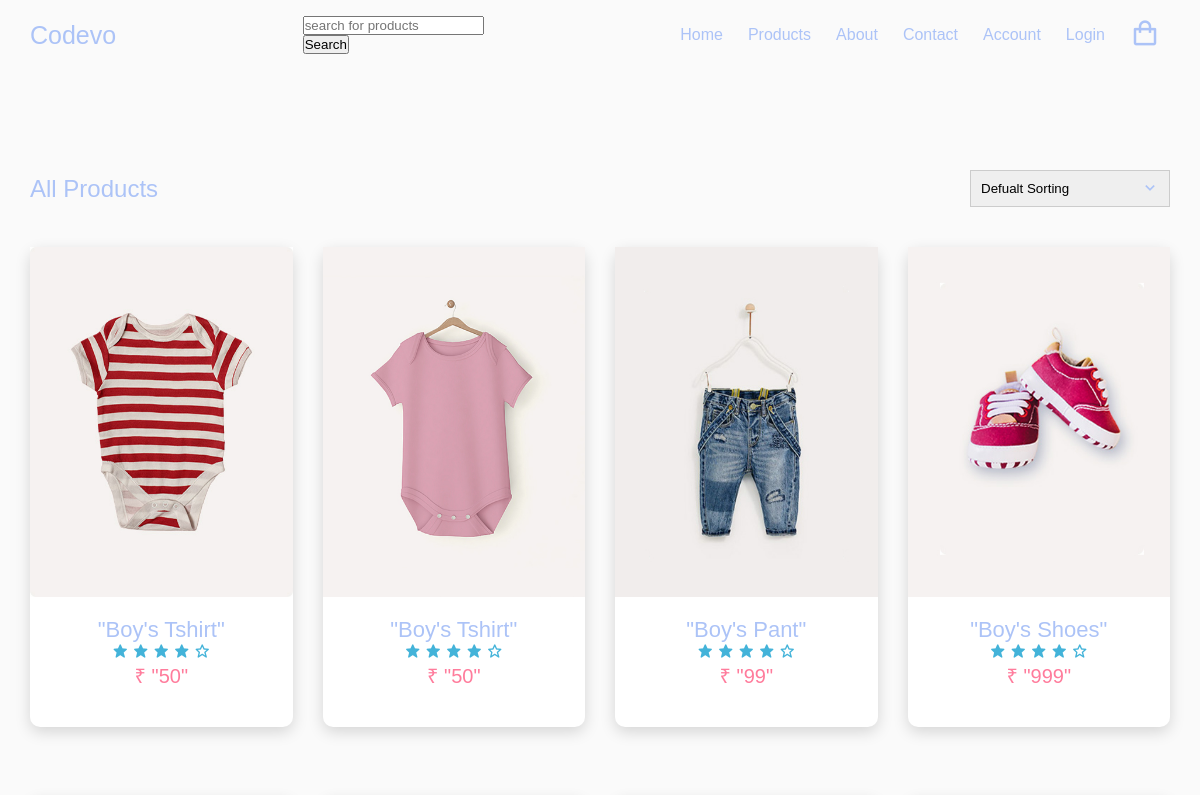
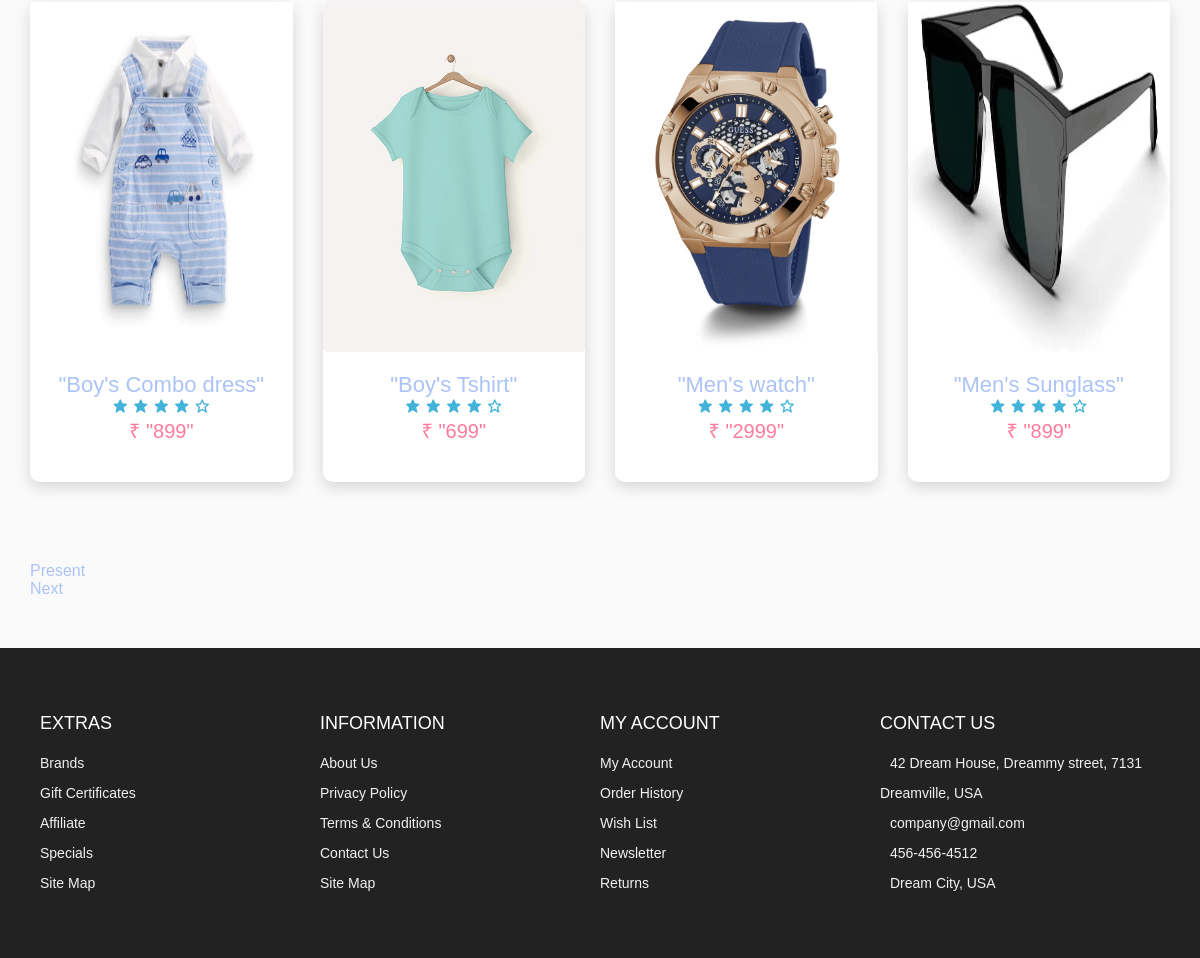
The app's page /product/ with its own data (2 pictures, top to bottom).
### shop/models.py (models this page shows, shortened)
class products(models.Model):
    product_name = models.CharField(max_length=500)
    price = models.IntegerField()
    category = models.CharField(max_length=100)
    product_details = models.TextField()
    image = models.ImageField(upload_to='products')

### shop/views.py (the view)
# urls.py: path("product/", views.allProducts,name="product"),
def allProducts(request):
   all_products = products.objects.all()
   Item_name = request.GET.get('item_name')
   if Item_name and Item_name.strip():
        all_products = all_products.filter(product_name__icontains=Item_name.strip())
   paginator = Paginator(all_products,8)
   page = request.GET.get('page')
   products_all = paginator.get_page(page)
   context = {
              'all_products_objects' : all_products,
              'all_products_objects' : products_all
              }
   return render(request,'product.html',context)

### shop/templates/product.html (shortened to what this page needs)
{% load static %}
<!DOCTYPE html>
<html lang="en">
<head>
    <link rel="stylesheet" href="https://cdn.jsdelivr.net/npm/boxicons@latest/css/boxicons.min.css" />
    <link rel="stylesheet" href={% static "css/styles.css" %} />
</head>
<body>
    <nav class="nav">
        <div class="navigation container">
            <div class="logo">
                <h1>Codevo</h1>
            </div>
          <div class="row">
            <div class="col-md-12">
               <form class="card card-sm" action="{% url 'product' %}">
                    <div id= "search-container">
                        <div>
                           <input type="search" name="product_name" placeholder="search for products">
                        </div>
                        <div>
                           <button id= "search-btn" type="submit">Search</button>
                        </div>
                    </div>
                </form>
            </div>
          </div>
            <div class="menu">
                <ul class="nav-list">
                    <li class="nav-item">
                        <a href="{% url 'home' %}"  class="nav-link">Home</a>
                    </li>
                    <li class="nav-item">
                        <a href="{% url 'product' %}"  class="nav-link">Products</a>
                    </li>
                    <li class="nav-item">
                        <a href="#about" class="nav-link">About</a>
                    </li>
                    <li class="nav-item">
                        <a href="{% url 'contact' %}" class="nav-link">Contact</a>
                    </li>
                    {% if user.is_authenticated %}
                      {% csrf_token %}
                       <li class="nav-item">
                          <a href="{% url 'account' %}" class="nav-link">Account</a>
                        </li>
                    {% else %}
                        <li class="nav-item"><a href="{% url 'login' %}" class="nav-link">Account</a></li>
                    {% endif %}
                    {% if user.is_authenticated %}
                    <li class="nav-item">
                    <form id="logout-form" action="{% url 'logout' %}" method="post" style="display: none;">
                    {% csrf_token %}
                    <button type="submit">Logout</button>
                    </form>
                    <a href="#" class="nav-link" onclick="document.getElementById('logout-form').submit();">Logout</a>
                    </li>
                    {% else %}
                    <li class="nav-item"><a href="{% url 'login' %}" class="nav-link">Login</a></li>
                    {% endif %}
                    <li class="nav-item">
                        <a href="{% url 'cart' %}" class="nav-link icon"><i class="bx bx-shopping-bag"></i></a>
                    </li>
                </ul>
            </div>
        </div>
    </nav>
    <section class="section all-products" id="products">
        <div class="top container">
            <h1>All Products</h1>
            <form>
                <select>
                    <option value="1">Defualt Sorting</option>
                </select>
                <span><i class='bx bx-chevron-down'></i></span>
            </form>
        </div>
        <div class="product-center container">
            {%for products in all_products_objects %}
            <div class="product">
                <div class="product-header">
                    <img src="{{products.image.url}}" alt="">
                </div>
                <div class="product-footer">
                    <a href="{% url 'detail_product' products.id %}">
                        <h3>"{{products.product_name}}"</h3>
                    </a>
                    <div class="rating">
                        <i class="bx bxs-star"></i>
                        <i class="bx bxs-star"></i>
                        <i class="bx bxs-star"></i>
                        <i class="bx bxs-star"></i>
                        <i class="bx bx-star"></i>
                    </div>
                    <h4 class="price">&#8377 "{{products.price}}"</h4>
                </div>
            </div>
            {% endfor %}
        </div>
    </section>
    <section class="pagination">
        <div class=" container">
            <li class="page_item">
                <a class="page-link" href="?page={{ all_products_objects.number }}">Present</a>
            </li>
            {% if all_products_objects.has_next %}
            <li class="page_item">
              <a class="page-link" href="?page={{ all_products_objects.next_page_number }}">Next</a>
            </li>
            {% endif %}
        </div>
    </section>
    <footer id="footer" class="section footer">
        <div class="container">
            <div class="footer-container">
                <div class="footer-center">
                    <h3>EXTRAS</h3>
                    <a href="#">Brands</a>
                    <a href="#">Gift Certificates</a>
                    <a href="#">Affiliate</a>
                    <a href="#">Specials</a>
                    <a href="#">Site Map</a>
                </div>
                <div class="footer-center">
                    <h3>INFORMATION</h3>
                    <a href="#">About Us</a>
                    <a href="#">Privacy Policy</a>
                    <a href="#">Terms & Conditions</a>
                    <a href="#">Contact Us</a>
                    <a href="#">Site Map</a>
                </div>
                <div class="footer-center">
                    <h3>MY ACCOUNT</h3>
                    <a href="#">My Account</a>
                    <a href="#">Order History</a>
                    <a href="#">Wish List</a>
                    <a href="#">Newsletter</a>
                    <a href="#">Returns</a>
                </div>
                <div class="footer-center">
                    <h3>CONTACT US</h3>
                    <div>
                        42 Dream House, Dreammy street, 7131 Dreamville, USA
                    </div>
                    <div>
                        company@gmail.com
                    </div>
                    <div>
                        456-456-4512
                    </div>
                    <div>
                        Dream City, USA
                    </div>
                </div>
            </div>
        </div>
    </footer>
</body>
</html>

### shop/static/css/styles.css (style rules this page uses)
:root { --white: #fff; --black: #222; --pink: #f60091; --grey: #444; --grey2: #959595; --grey-alt: #d1e2e9; --yellow: #ffd800; --green: #59b210; }
*, *::before, *::after { margin: 0; padding: 0; box-sizing: inherit; }
html { scroll-behavior: smooth; box-sizing: border-box; font-size: 62.5%; }
body { font-family: "Poppins", sans-serif; font-size: 1.6rem; font-weight: 400; background-color: #fafafa; color: #acc3f7; position: relative; z-index: 1; }
h1, h2, h3, h4 { font-weight: 500; }
a { color: inherit; text-decoration: none; }
img { max-width: 100%; }
li { list-style: none; }
.container { max-width: 120rem; margin: 0 auto; }
@media only screen and (max-width: 1200px) { .container { padding: 0 3rem; } }
.nav { padding: 1.6rem 0; }
.navigation { display: flex; align-items: center; justify-content: space-between; }
.logo h1 { font-size: 2.5rem; }
.nav-list { display: flex; align-items: center; }
.nav-item:not(:last-child) { margin-right: 0.5rem; }
.nav-link:link, .nav-link:visited { padding: 0.8rem 1rem; transition: all 300ms ease-in-out; }
.nav-link.icon { font-size: 3rem; }
.section { padding: 10rem 0 5rem 0; }
.product-center { display: grid; grid-template-columns: repeat(auto-fit, minmax(25rem, 1fr)); gap: 7rem 3rem; }
.product { height: 48rem; background-color: #fff; box-shadow: 0 0.5rem 1.5rem rgba(0, 0, 0, 0.15); border-radius: 1rem; text-align: center; transition: all 300ms ease-in-out; }
.product-header { position: relative; height: 35rem; background-color: #f6f2f1; transition: all 300ms ease-in-out; z-index: 0; }
.product-header img { height: 100%; }
.product-footer { padding: 2rem 1.6rem 1.6rem 1.6rem; }
.product-footer h3 { font-size: 2.2rem; }
.rating { color: #43b3d9; }
.product-footer .price { color: #ff7c9c; font-size: 2rem; }
.footer { background-color: var(--black); padding: 6rem 1rem; line-height: 3rem; }
.footer-container { display: grid; grid-template-columns: repeat(4, 1fr); color: var(--white); }
.footer-center a:link, .footer-center a:visited { display: block; color: #f1f1f1; font-size: 1.4rem; transition: 0.6s; }
.footer-center div { color: #f1f1f1; font-size: 1.4rem; }
.footer-center h3 { font-size: 1.8rem; font-weight: 400; margin-bottom: 1rem; }
.section .top { display: flex; align-items: center; justify-content: space-between; margin-bottom: 4rem; }
.all-products .top select { font-family: "Poppins", sans-serif; width: 20rem; padding: 1rem; border: 1px solid #ccc; appearance: none; outline: none; }
form { position: relative; z-index: 1; }
form span { position: absolute; top: 50%; right: 1rem; transform: translateY(-50%); font-size: 2rem; z-index: 0; }
.pagination { padding: 3rem 0 5rem 0; }

### records on screen
products: image (picture), product_name "Boy's Tshirt", price "50"
products: image (picture), product_name "Boy's Tshirt", price "50"
products: image (picture), product_name "Boy's Pant", price "99"
products: image (picture), product_name "Boy's Shoes", price "999"
products: image (picture), product_name "Boy's Combo dress", price "899"
products: image (picture), product_name "Boy's Tshirt", price "699"
products: image (picture), product_name "Men's watch", price "2999"
products: image (picture), product_name "Men's Sunglass", price "899"
